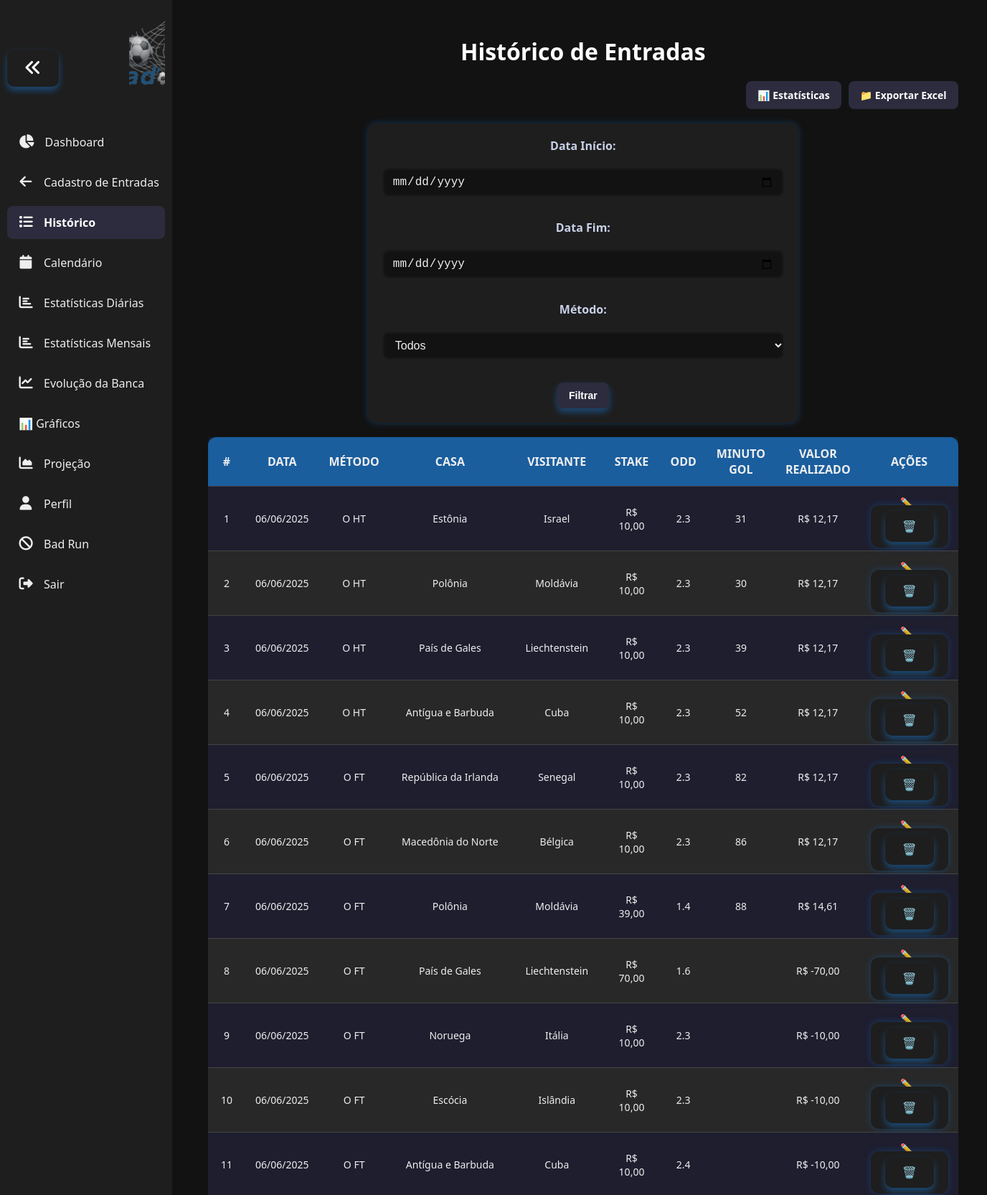
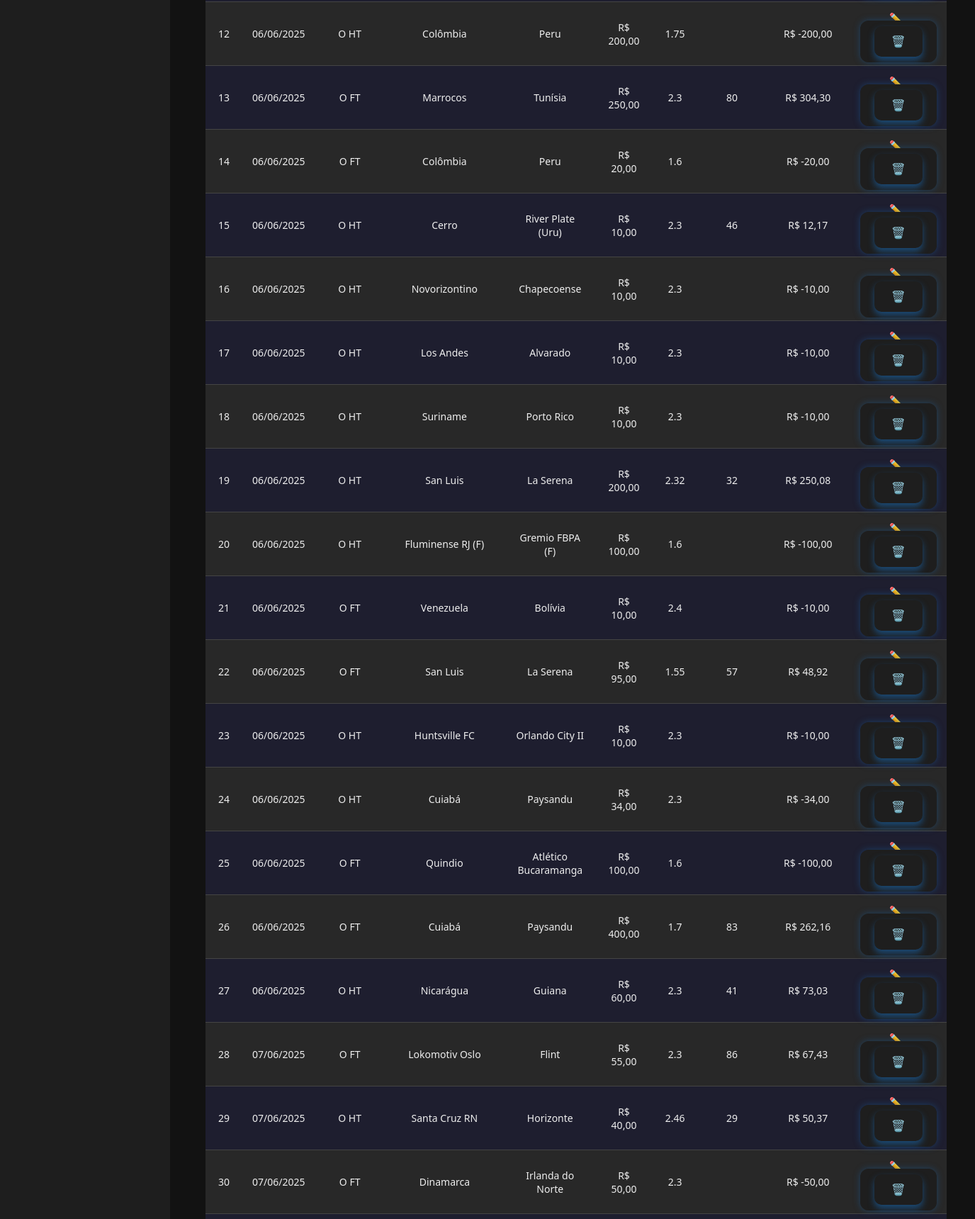
Screenshot of /apostas (signed in, upper part) with the database file from the repository (2 pictures, top to bottom).
### tables this page shows
CREATE TABLE apostas (
            id INTEGER PRIMARY KEY AUTOINCREMENT,
            usuario_id INTEGER,
            data TEXT,
            metodo TEXT,
            casa TEXT,
            visitante TEXT,
            stake REAL,
            odd REAL,
            minuto_gol INTEGER,
            valor_realizado REAL, resultado TEXT,
            FOREIGN KEY (usuario_id) REFERENCES usuarios(id)
        );

### app.py (the view, shortened to what this page needs)
@app.route("/apostas", methods=["GET", "POST"])
def apostas():
    if "usuario_id" not in session:
        return redirect("/login")
    usuario_id = session["usuario_id"]
    data_inicio = request.args.get("data_inicio")
    data_fim = request.args.get("data_fim")
    metodo = request.args.get("metodo")
    query = "SELECT * FROM apostas WHERE usuario_id = ?"
    params = [usuario_id]
    if data_inicio:
        query += " AND data >= ?"
        params.append(data_inicio)
    if data_fim:
        query += " AND data <= ?"
        params.append(data_fim)
    if metodo:
        query += " AND metodo = ?"
        params.append(metodo)
    conn = sqlite3.connect("banco.db")
    cursor = conn.cursor()
    cursor.execute(query, params)
    apostas = cursor.fetchall()
    conn.close()
    apostas_formatadas = []
    sequencial = 1
    for aposta in apostas:
        data_str = aposta[2]
        try:
            data_formatada = datetime.strptime(data_str, "%Y-%m-%d").strftime("%d/%m/%Y")
        except:
            data_formatada = data_str
        minuto_gol = aposta[8] if aposta[8] is not None else ''
        apostas_formatadas.append((
            aposta[0], aposta[1], data_formatada, aposta[3], aposta[4], aposta[5],
            aposta[6], aposta[7], minuto_gol, aposta[9], sequencial
        ))
        sequencial += 1
    total_apostas = len(apostas)
    total_stake = sum(float(a[6]) for a in apostas) if total_apostas > 0 else 0.0
    total_retorno = sum(float(a[9]) for a in apostas) if total_apostas > 0 else 0.0
    lucro = total_retorno - total_stake
    roi = (lucro / total_stake * 100) if total_stake > 0 else 0.0
    winrate = (sum(1 for a in apostas if float(a[9]) > float(a[6])) / total_apostas * 100) if total_apostas > 0 else 0.0
    def converte_para_iso(data):
        if not data:
            return ''
    data_inicio_iso = converte_para_iso(data_inicio)
    data_fim_iso = converte_para_iso(data_fim)
    return render_template(
        "apostas.html",
        apostas=apostas_formatadas,
        data_inicio_iso=data_inicio_iso,
        data_fim_iso=data_fim_iso,
        metodo=metodo or '',
        total_apostas=total_apostas,
        total_stake=total_stake,
        total_retorno=total_retorno,
        lucro=lucro,
        roi=roi,
        winrate=winrate
           )

### templates/apostas.html (shortened to what this page needs)
{% extends "base.html" %}
{% block content %}
<h1>Histórico de Entradas</h1>
<div class="button-group">
  <a href="{{ url_for('estatisticas') }}" class="btn-estat">📊 Estatísticas</a>
  <a href="{{ url_for('exportar_apostas') }}" class="btn-export">📁 Exportar Excel</a>
</div>
<form method="GET" class="filtro">
  <label for="data_inicio">Data Início:</label>
  <input type="date" name="data_inicio" id="data_inicio" value="{{ data_inicio }}">
  <label for="data_fim">Data Fim:</label>
  <input type="date" name="data_fim" id="data_fim" value="{{ data_fim }}">
  <label for="filtro_metodo">Método:</label>
  <select name="filtro_metodo" id="filtro_metodo">
    <option value="">Todos</option>
  </select>
  <button type="submit" class="btn-export">Filtrar</button>
</form>
<div class="table-container">
  <table>
    <thead>
      <tr>
        <th>#</th>
        <th>Data</th>
        <th>Método</th>
        <th>Casa</th>
        <th>Visitante</th>
        <th>Stake</th>
        <th>Odd</th>
        <th>Minuto Gol</th>
        <th>Valor Realizado</th>
        <th>Ações</th>
      </tr>
    </thead>
    <tbody>
      {% for aposta in apostas %}
      <tr>
        <td>{{ aposta[10] }}</td>
        <td>{{ aposta[2] }}</td>
        <td>{{ aposta[3] }}</td>
        <td>{{ aposta[4] }}</td>
        <td>{{ aposta[5] }}</td>
        <td>R$ {{ ('%.2f' % aposta[6]|float).replace('.', ',') }}</td>
        <td>{{ aposta[7] }}</td>
        <td>{{ aposta[8] }}</td>
        <td>R$ {{ ('%.2f' % aposta[9]|float).replace('.', ',') }}</td>
        <td>
          <a href="{{ url_for('editar_aposta', id=aposta[0]) }}" title="Editar">✏️</a>
          <form method="post" action="{{ url_for('excluir_aposta', id=aposta[0]) }}" style="display:inline;" onsubmit="return confirm('Deseja excluir esta aposta?')">
            <button type="submit" title="Excluir">🗑️</button>
          </form>
        </td>
      </tr>
      {% else %}
      <tr><td colspan="10">Nenhuma aposta encontrada.</td></tr>
      {% endfor %}
    </tbody>
  </table>
</div>
{% endblock %}

### static/style.css (style rules this page uses)
* { margin: 0; padding: 0; box-sizing: border-box; }
body { font-family: 'Segoe UI', Tahoma, Geneva, Verdana, sans-serif; display: flex; background-color: #121212; color: #eee; min-height: 100vh; transition: margin-left 0.3s ease; }
form { background-color: #1e1e1e; padding: 20px; border-radius: 12px; max-width: 600px; margin: 0 auto 40px auto; box-shadow: 0 0 10px rgba(26, 94, 158, 0.5); }
form label { display: block; margin-bottom: 8px; font-weight: 600; color: #c8d0e7; }
form input[type="text"], form input[type="number"], form input[type="date"], form select { width: 100%; padding: 10px 14px; margin-bottom: 20px; border: none; border-radius: 8px; background-color: #121212; color: #eee; font-size: 1rem; box-shadow: inset 0 0 5px rgba(255,255,255,0.1); transition: background-color 0.3s ease; }
button, input[type="submit"] { background-color: #1A5E9E; color: white; border: none; padding: 12px 24px; border-radius: 10px; font-weight: 700; font-size: 1rem; cursor: pointer; transition: background-color 0.3s ease; box-shadow: 0 5px 10px rgba(26, 94, 158, 0.7); }
table { border-collapse: collapse; width: 100%; max-width: 900px; margin: 0 auto 40px auto; background-color: #1e1e1e; border-radius: 12px; overflow: hidden; box-shadow: 0 0 12px rgba(26, 94, 158, 0.5); }
th, td { padding: 14px 18px; text-align: center; color: #eee; border-bottom: 1px solid #333; }
th { background-color: #1A5E9E; font-weight: 700; font-size: 1rem; text-transform: uppercase; }
tr:nth-child(even) { background-color: #282828; }
a { color: #1A5E9E; text-decoration: none; font-weight: 600; }

### templates/base.html (style rules this page uses)
* { margin: 0; padding: 0; box-sizing: border-box; }
body { font-family: 'Segoe UI', Tahoma, Geneva, Verdana, sans-serif; display: flex; background-color: #121212; color: #eee; min-height: 100vh; transition: margin-left 0.3s ease; }

### templates/apostas.html (style rules this page uses)
body { background-color: #121212; color: #eee; font-family: 'Segoe UI', Tahoma, Geneva, Verdana, sans-serif; margin: 20px; }
h1 { text-align: center; margin-bottom: 20px; color: white; }
.button-group { display: flex; justify-content: flex-end; gap: 10px; margin-bottom: 20px; flex-wrap: wrap; }
.btn-export, .btn-estat, .btn-voltar { background-color: #2c2c3e; color: white; border: none; padding: 10px 16px; border-radius: 8px; cursor: pointer; font-size: 14px; transition: 0.3s; text-decoration: none; }
form.filtro { margin-bottom: 20px; display: flex; gap: 12px; flex-wrap: wrap; justify-content: center; align-items: center; }
form.filtro label { font-weight: bold; }
input[type="date"], select { padding: 8px 12px; border-radius: 6px; border: 1px solid #444; background-color: #2c2c3e; color: #f0f0f0; font-size: 14px; }
.table-container { overflow-x: auto; margin-top: 20px; }
table { width: 100%; border-collapse: collapse; background-color: #1e1e2f; color: #eee; border-radius: 12px; overflow: hidden; margin: 0 auto; font-size: 14px; }
thead { background-color: #2a2a44; }
th, td { padding: 12px 14px; border-bottom: 1px solid #444; text-align: center; }
td a[title="Editar"] { color: #4caf50; text-decoration: none; font-size: 16px; margin-right: 6px; }
td form button { color: #f44336; font-size: 16px; background: none; border: none; cursor: pointer; }

### rows the page displays
apostas: usuario "1", data "06/06/2025", metodo "O HT", casa "Estônia", visitante "Israel", stake "10,00", odd "2.3", minuto_gol "31", valor_realizado "12,17"
apostas: aposta "2", data "06/06/2025", metodo "O HT", casa "Polônia", visitante "Moldávia", stake "10,00", odd "2.3", minuto_gol "30", valor_realizado "12,17"
apostas: aposta "3", data "06/06/2025", metodo "O HT", casa "País de Gales", visitante "Liechtenstein", stake "10,00", odd "2.3", minuto_gol "39", valor_realizado "12,17"
apostas: aposta "4", data "06/06/2025", metodo "O HT", casa "Antígua e Barbuda", visitante "Cuba", stake "10,00", odd "2.3", minuto_gol "52", valor_realizado "12,17"
apostas: aposta "5", data "06/06/2025", metodo "O FT", casa "República da Irlanda", visitante "Senegal", stake "10,00", odd "2.3", minuto_gol "82", valor_realizado "12,17"
apostas: aposta "6", data "06/06/2025", metodo "O FT", casa "Macedônia do Norte", visitante "Bélgica", stake "10,00", odd "2.3", minuto_gol "86", valor_realizado "12,17"
apostas: aposta "7", data "06/06/2025", metodo "O FT", casa "Polônia", visitante "Moldávia", stake "39,00", odd "1.4", minuto_gol "88", valor_realizado "14,61"
apostas: aposta "8", data "06/06/2025", metodo "O FT", casa "País de Gales", visitante "Liechtenstein", stake "70,00", odd "1.6", valor_realizado "-70,00"
apostas: aposta "9", data "06/06/2025", metodo "O FT", casa "Noruega", visitante "Itália", stake "10,00", odd "2.3", valor_realizado "-10,00"
apostas: aposta "10", data "06/06/2025", metodo "O FT", casa "Escócia", visitante "Islândia", stake "10,00", odd "2.3", valor_realizado "-10,00"
apostas: aposta "11", data "06/06/2025", metodo "O FT", casa "Antígua e Barbuda", visitante "Cuba", stake "10,00", odd "2.4", valor_realizado "-10,00"
apostas: aposta "12", data "06/06/2025", metodo "O HT", casa "Colômbia", visitante "Peru", stake "200,00", odd "1.75", valor_realizado "-200,00"
apostas: aposta "13", data "06/06/2025", metodo "O FT", casa "Marrocos", visitante "Tunísia", stake "250,00", odd "2.3", minuto_gol "80", valor_realizado "304,30"
apostas: aposta "14", data "06/06/2025", metodo "O FT", casa "Colômbia", visitante "Peru", stake "20,00", odd "1.6", valor_realizado "-20,00"
apostas: aposta "15", data "06/06/2025", metodo "O HT", casa "Cerro", visitante "River Plate (Uru)", stake "10,00", odd "2.3", minuto_gol "46", valor_realizado "12,17"
apostas: aposta "16", data "06/06/2025", metodo "O HT", casa "Novorizontino", visitante "Chapecoense", stake "10,00", odd "2.3", valor_realizado "-10,00"
apostas: aposta "17", data "06/06/2025", metodo "O HT", casa "Los Andes", visitante "Alvarado", stake "10,00", odd "2.3", valor_realizado "-10,00"
apostas: aposta "18", data "06/06/2025", metodo "O HT", casa "Suriname", visitante "Porto Rico", stake "10,00", odd "2.3", valor_realizado "-10,00"
apostas: aposta "19", data "06/06/2025", metodo "O HT", casa "San Luis", visitante "La Serena", stake "200,00", odd "2.32", minuto_gol "32", valor_realizado "250,08"
apostas: aposta "20", data "06/06/2025", metodo "O HT", casa "Fluminense RJ (F)", visitante "Gremio FBPA (F)", stake "100,00", odd "1.6", valor_realizado "-100,00"
apostas: aposta "21", data "06/06/2025", metodo "O FT", casa "Venezuela", visitante "Bolívia", stake "10,00", odd "2.4", valor_realizado "-10,00"
apostas: aposta "22", data "06/06/2025", metodo "O FT", casa "San Luis", visitante "La Serena", stake "95,00", odd "1.55", minuto_gol "57", valor_realizado "48,92"
apostas: aposta "23", data "06/06/2025", metodo "O HT", casa "Huntsville FC", visitante "Orlando City II", stake "10,00", odd "2.3", valor_realizado "-10,00"
apostas: aposta "24", data "06/06/2025", metodo "O HT", casa "Cuiabá", visitante "Paysandu", stake "34,00", odd "2.3", valor_realizado "-34,00"
apostas: aposta "25", data "06/06/2025", metodo "O FT", casa "Quindio", visitante "Atlético Bucaramanga", stake "100,00", odd "1.6", valor_realizado "-100,00"
apostas: aposta "26", data "06/06/2025", metodo "O FT", casa "Cuiabá", visitante "Paysandu", stake "400,00", odd "1.7", minuto_gol "83", valor_realizado "262,16"
apostas: aposta "27", data "06/06/2025", metodo "O HT", casa "Nicarágua", visitante "Guiana", stake "60,00", odd "2.3", minuto_gol "41", valor_realizado "73,03"
apostas: aposta "28", data "07/06/2025", metodo "O FT", casa "Lokomotiv Oslo", visitante "Flint", stake "55,00", odd "2.3", minuto_gol "86", valor_realizado "67,43"
apostas: minuto_gol "29", data "07/06/2025", metodo "O HT", casa "Santa Cruz RN", visitante "Horizonte", stake "40,00", odd "2.46", valor_realizado "50,37"
apostas: aposta "30", data "07/06/2025", metodo "O FT", casa "Dinamarca", visitante "Irlanda do Norte", stake "50,00", odd "2.3", valor_realizado "-50,00"
